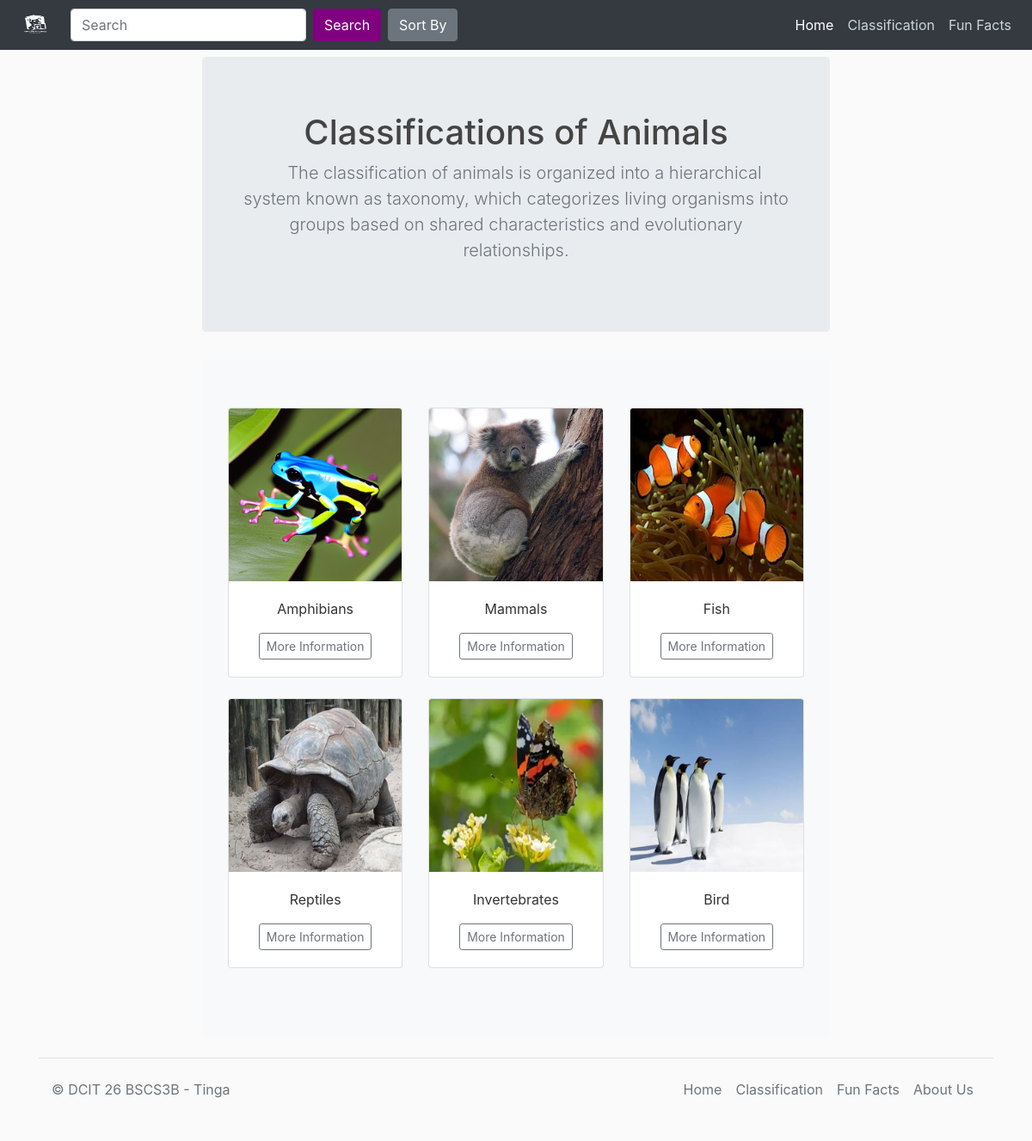
The page /classification/ on the database as committed earlier.
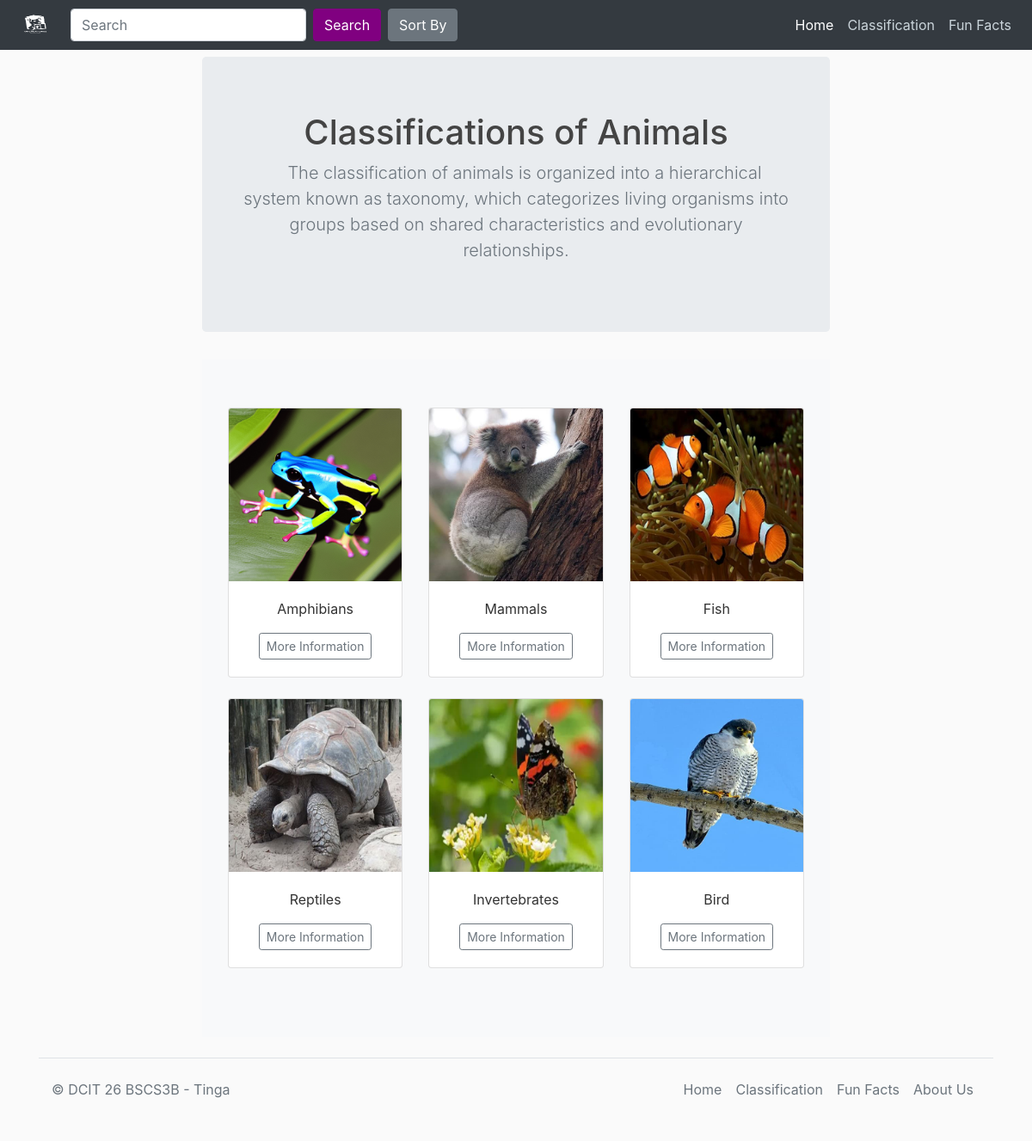
The same page on the database as committed later.
### blog/models.py (models this page shows, shortened)
class Category(models.Model):
    categories_type = models.CharField(max_length=255)
    categories_description = models.TextField()
    category_image = models.ImageField(upload_to='category_images/%y')

### blog/views.py (the view)
# urls.py: path('classification/', views.classification, name = 'blog-classification'),
def classification(request):
    categories = Category.objects.all()
    return render(request, 'blog/classification.html', {'categories': categories})

### blog/templates/blog/classification.html (shortened to what this page needs)
{% extends 'blog/base.html' %}
{% load static %}
{% block content %}
<main role="main">
  <section class="jumbotron text-center">
    <div class="container">
      <h1 class="jumbotron-heading">Classifications of Animals</h1>
      <p class="lead text-muted">The classification of animals is organized into a hierarchical system known as taxonomy, which categorizes living organisms into groups based on shared characteristics and evolutionary relationships.</p>
    </div>
  </section>
  <div class="album py-2 bg-light">
    <div class="container">
      <div class="album py-5 bg-light">
        <div class="container">
          <div class="row">
            {% for category in categories %}
            <div class="col-md-4">
              <div class="card mb-4 box-shadow class-img">
                <img class="card-img-top" src="{{ category.category_image.url }}" alt="Card image cap" data-toggle="modal" data-target="#imageModal{{ category.id }}">
                <div class="card-body mx-auto">
                  <p class="card-text text-center">{{ category.categories_type }}</p>
                  <div class="d-flex justify-content-between align-items-center">
                    <div class="btn-group mx-auto">
                      <a href="{% url 'blog:class_view' category.categories_type %}" class="btn btn-sm btn-outline-secondary">More Information</a>
                    </div>
                  </div>
                </div>
              </div>
            </div>
            {% endfor %}
          </div>
        </div>
      </div>
    </div>
  </div>
</main>
{% endblock %}

Rows that differ between the two databases and show on the page:
changed Category "Bird": category_image: a different picture
